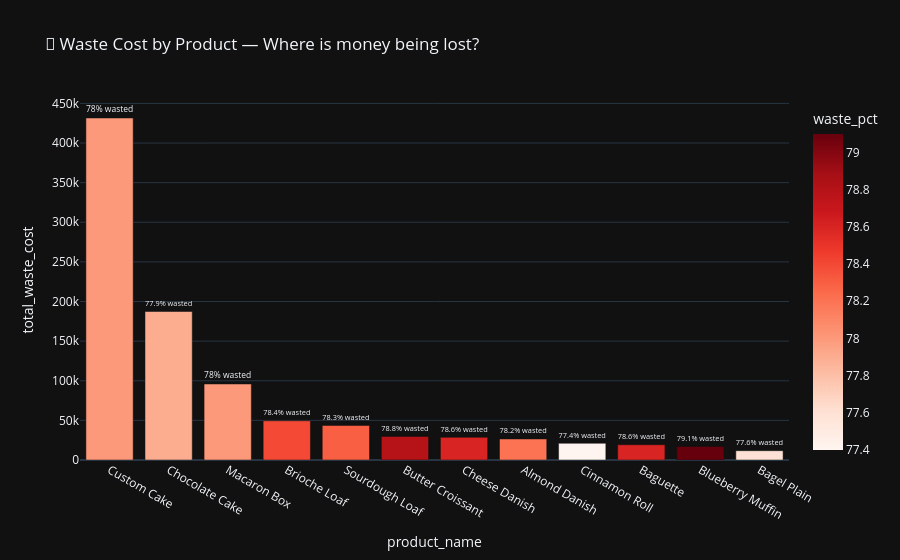

The notebook cell saved with this chart:
### Code cell
waste = inventory.groupby("product_name").agg(
    total_wasted=("units_wasted", "sum"),
    total_baked=("units_baked", "sum"),
    total_waste_cost=("waste_cost_usd", "sum")
).reset_index()

waste["waste_pct"] = round(waste["total_wasted"] / waste["total_baked"] * 100, 1)
waste = waste.sort_values("total_waste_cost", ascending=False)

fig = px.bar(
    waste, x="product_name", y="total_waste_cost",
    title="💸 Waste Cost by Product — Where is money being lost?",
    template="plotly_dark",
    color="waste_pct",
    color_continuous_scale="Reds",
    text="waste_pct"
)
fig.update_traces(texttemplate="%{text}% wasted", textposition="outside")
fig.show()

### Figure 1 — Plotly figure (JSON) as saved in the notebook; plotly's stock layout.template omitted (floating-point values rounded to 4 significant figures)
{"data": [{"hovertemplate": "product_name=%{x}<br>total_waste_cost=%{y}<br>waste_pct=%{marker.color}<extra></extra>", "legendgroup": "", "marker": {"color": [78.0, 77.9, 78.0, 78.4, 78.3, 78.8, 78.6, 78.2, 77.4, 78.6, 79.1, 77.6], "coloraxis": "coloraxis", "pattern": {"shape": ""}}, "name": "", "orientation": "v", "showlegend": false, "text": [78.0, 77.9, 78.0, 78.4, 78.3, 78.8, 78.6, 78.2, 77.4, 78.6, 79.1, 77.6], "textposition": "outside", "texttemplate": "%{text}% wasted", "type": "bar", "x": ["Custom Cake", "Chocolate Cake", "Macaron Box", "Brioche Loaf", "Sourdough Loaf", "Butter Croissant", "Cheese Danish", "Almond Danish", "Cinnamon Roll", "Baguette", "Blueberry Muffin", "Bagel Plain"], "xaxis": "x", "y": [431600.0, 187400.0, 95950.0, 49490.0, 43530.0, 29760.0, 28600.0, 26570.0, 21120.0, 19300.0, 17150.0, 11760.0], "yaxis": "y"}], "layout": {"barmode": "relative", "coloraxis": {"colorbar": {"title": {"text": "waste_pct"}}, "colorscale": [[0, "rgb(255,245,240)"], [0.125, "rgb(254,224,210)"], [0.25, "rgb(252,187,161)"], [0.375, "rgb(252,146,114)"], [0.5, "rgb(251,106,74)"], [0.625, "rgb(239,59,44)"], [0.75, "rgb(203,24,29)"], [0.875, "rgb(165,15,21)"], [1, "rgb(103,0,13)"]]}, "legend": {"tracegroupgap": 0}, "title": {"text": "💸 Waste Cost by Product — Where is money being lost?"}, "xaxis": {"anchor": "y", "domain": [0, 1], "title": {"text": "product_name"}}, "yaxis": {"anchor": "x", "domain": [0, 1], "title": {"text": "total_waste_cost"}}}}
